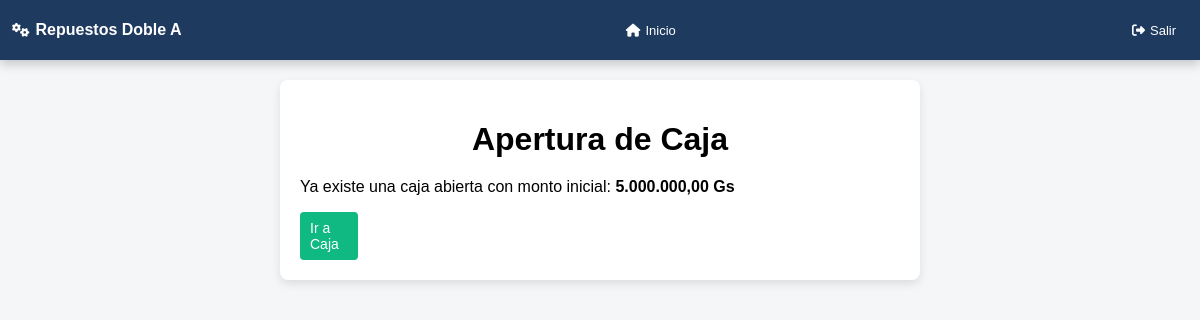
The page /modulos/caja/abrir_caja.php on the database as committed earlier.
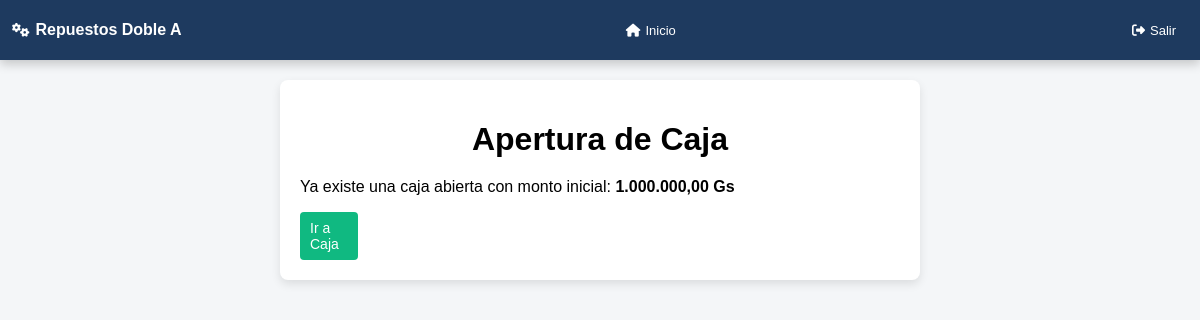
The same page on the database as committed later.
### tables this page shows
CREATE TABLE `caja` (
  `id` int(11) NOT NULL AUTO_INCREMENT,
  `fecha` date NOT NULL,
  `monto_inicial` decimal(12,2) NOT NULL,
  `monto_final` decimal(12,2) DEFAULT NULL,
  `estado` enum('Abierta','Cerrada') NOT NULL DEFAULT 'Abierta',
  `created_at` datetime NOT NULL,
  PRIMARY KEY (`id`)
);

### modulos/caja/abrir_caja.php (the view, shortened to what this page needs)
<?php
$base_path = $_SERVER['DOCUMENT_ROOT'] . '/repuestos/';
include $base_path . 'includes/auditoria.php';
include $base_path . 'includes/header.php';
$stmt = $pdo->query("SELECT * FROM caja WHERE estado='Abierta' ORDER BY id DESC LIMIT 1");
$caja_abierta = $stmt->fetch();
?>
<!DOCTYPE html>
<html lang="es">
<head>
<link rel="stylesheet" href="/repuestos/style.css">
</head>
<body>
<div class="container">
<h1>Apertura de Caja</h1>
<?php if($caja_abierta): ?>
<p>Ya existe una caja abierta con monto inicial: <strong><?= number_format($caja_abierta['monto_inicial'],2,',','.') ?> Gs</strong></p>
<a href="caja.php" class="btn">Ir a Caja</a>
<?php endif; ?>
</div>
<?php include $base_path . 'includes/footer.php'; ?>
</body>
</html>

Rows that differ between the two databases and show on the page:
removed caja: monto_inicial "5.000.000,00"
added caja: monto_inicial "1.000.000,00"
